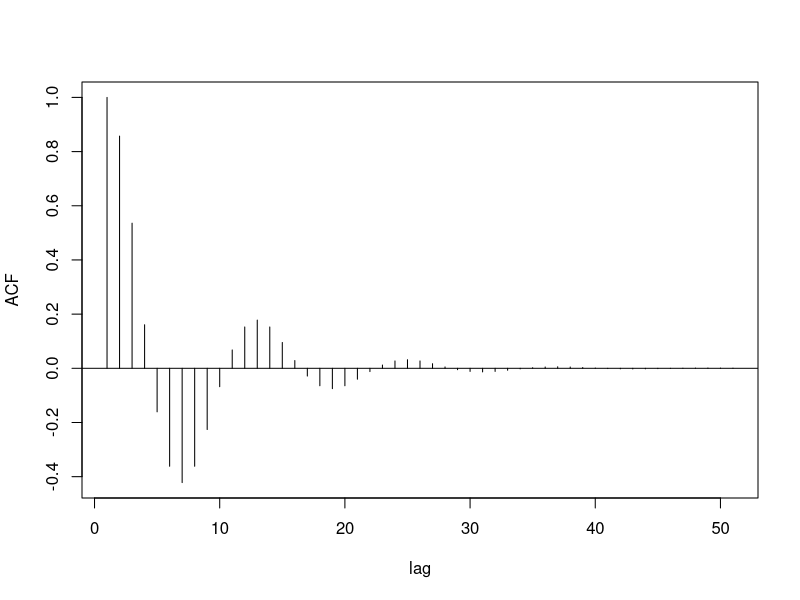

Here is the R script that generated this plot:
## ---- chunk 1
ACF = ARMAacf(ar=c(1.5,-.75), ma=0, 50)
plot(ACF, type="h", xlab="lag")
abline(h=0)
